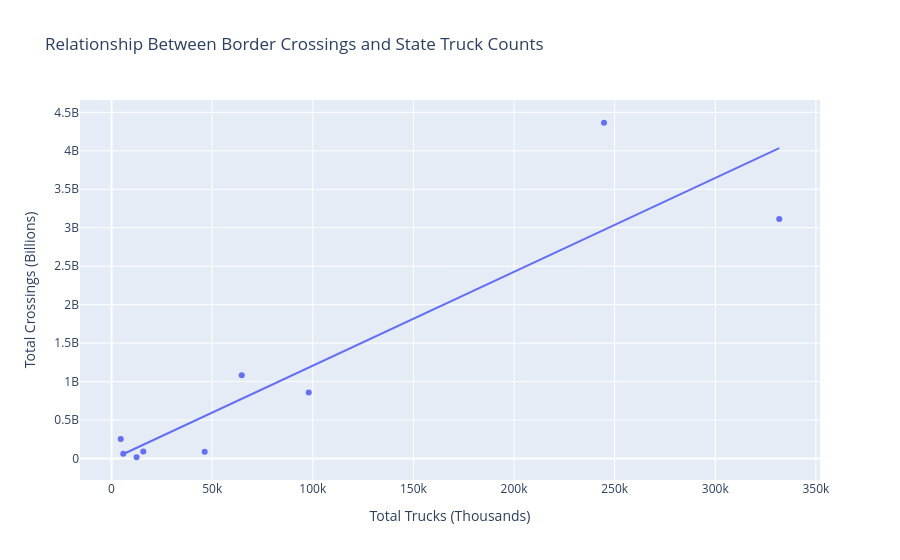

Write notebook code for a chart like this one.
### Markdown cell above
## Data Visualizations

### Code cell
import plotly.express as px
def visual1():
    df = insight1()
    fig = px.scatter(df, x = "TRUCKS", y = "Total Crossings", trendline = "ols", 
                     title = "Relationship Between Border Crossings and State Truck Counts",
                     labels = {"TRUCKS": "Total Trucks (Thousands)", "Total Crossings": "Total Crossings (Billions)"})
    fig.show()

############ Function Call ############
visual1()

### Figure 1 — Plotly figure (JSON) as saved in the notebook; plotly's stock layout.template omitted (floating-point values rounded to 4 significant figures)
{"data": [{"hovertemplate": "Total Trucks (Thousands)=%{x}<br>Total Crossings (Billions)=%{y}<extra></extra>", "legendgroup": "", "marker": {"color": "#636efa", "symbol": "circle"}, "mode": "markers", "name": "", "orientation": "v", "showlegend": false, "type": "scatter", "x": [12421, 64693, 331803, 4566, 97987, 5837, 46283, 15778, 244720], "xaxis": "x", "y": [17063383, 1083658832, 3114193968, 254949557, 859120504, 63646920, 88384991, 90933920, 4364463603], "yaxis": "y"}, {"hovertemplate": "<b>OLS trendline</b><br>Total Crossings = 12200 * TRUCKS + -1.30481e+07<br>R<sup>2</sup>=0.834809<br><br>Total Trucks (Thousands)=%{x}<br>Total Crossings (Billions)=%{y} <b>(trend)</b><extra></extra>", "legendgroup": "", "marker": {"color": "#636efa", "symbol": "circle"}, "mode": "lines", "name": "", "showlegend": false, "type": "scatter", "x": [4566, 5837, 12421, 15778, 46283, 64693, 97987, 244720, 331803], "xaxis": "x", "y": [42660000.0, 58160000.0, 138500000.0, 179400000.0, 551600000.0, 776200000.0, 1182000000.0, 2973000000.0, 4035000000.0], "yaxis": "y"}], "layout": {"autosize": true, "legend": {"tracegroupgap": 0}, "title": {"text": "Relationship Between Border Crossings and State Truck Counts"}, "xaxis": {"anchor": "y", "autorange": true, "domain": [0, 1], "range": [-16190.0, 352600.0], "title": {"text": "Total Trucks (Thousands)"}, "type": "linear"}, "yaxis": {"anchor": "x", "autorange": true, "domain": [0, 1], "range": [-341700000.0, 4723000000.0], "title": {"text": "Total Crossings (Billions)"}, "type": "linear"}}}
